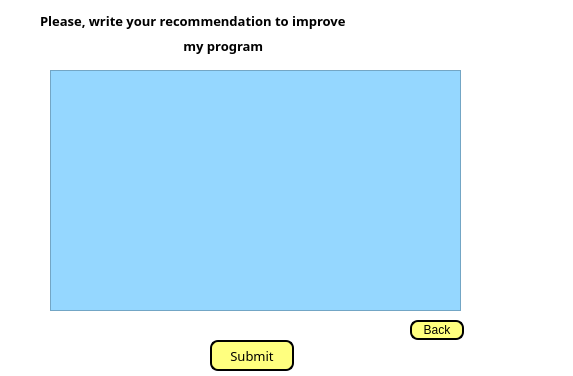
<?xml version="1.0" encoding="UTF-8"?>
<ui version="4.0">
 <class>Form</class>
 <widget class="QWidget" name="Form">
  <property name="geometry">
   <rect>
    <x>0</x>
    <y>0</y>
    <width>573</width>
    <height>376</height>
   </rect>
  </property>
  <property name="windowTitle">
   <string>Form</string>
  </property>
  <property name="styleSheet">
   <string notr="true">background-color: rgb(255, 255, 255);</string>
  </property>
  <widget class="QLabel" name="label">
   <property name="geometry">
    <rect>
     <x>40</x>
     <y>0</y>
     <width>501</width>
     <height>41</height>
    </rect>
   </property>
   <property name="font">
    <font>
     <family>Bahnschrift SemiBold</family>
     <pointsize>10</pointsize>
     <weight>75</weight>
     <bold>true</bold>
    </font>
   </property>
   <property name="text">
    <string>Please, write your recommendation to improve</string>
   </property>
  </widget>
  <widget class="QLabel" name="label_2">
   <property name="geometry">
    <rect>
     <x>180</x>
     <y>30</y>
     <width>221</width>
     <height>31</height>
    </rect>
   </property>
   <property name="font">
    <font>
     <family>Bahnschrift SemiBold</family>
     <pointsize>10</pointsize>
     <weight>75</weight>
     <bold>true</bold>
    </font>
   </property>
   <property name="text">
    <string> my program</string>
   </property>
  </widget>
  <widget class="QPlainTextEdit" name="plainTextEdit">
   <property name="geometry">
    <rect>
     <x>50</x>
     <y>70</y>
     <width>411</width>
     <height>241</height>
    </rect>
   </property>
   <property name="styleSheet">
    <string notr="true">background-color: rgb(149, 215, 255);</string>
   </property>
  </widget>
  <widget class="QPushButton" name="pushButton">
   <property name="geometry">
    <rect>
     <x>210</x>
     <y>340</y>
     <width>84</width>
     <height>31</height>
    </rect>
   </property>
   <property name="font">
    <font>
     <family>Segoe UI Semilight</family>
     <pointsize>10</pointsize>
    </font>
   </property>
   <property name="styleSheet">
    <string notr="true">QPushButton {
         border: 2px solid #000000;
         border-radius :8px;
         color: #000000;
         background-color: #ffff7f;
         min-width: 80px;
     }

QPushButton:pressed {
         background-color: #ffff7f;
	
}</string>
   </property>
   <property name="text">
    <string>Submit</string>
   </property>
  </widget>
  <widget class="QPushButton" name="pushButton_2">
   <property name="geometry">
    <rect>
     <x>410</x>
     <y>320</y>
     <width>54</width>
     <height>20</height>
    </rect>
   </property>
   <property name="styleSheet">
    <string notr="true">QPushButton {
         border: 2px solid #000000;
         border-radius :8px;
         color: #000000;
         background-color: #ffff7f;
         min-width: 50px;
     }

QPushButton:pressed {
         background-color: #ffff7f;
	
}</string>
   </property>
   <property name="text">
    <string>Back</string>
   </property>
  </widget>
 </widget>
 <resources/>
 <connections/>
</ui>
